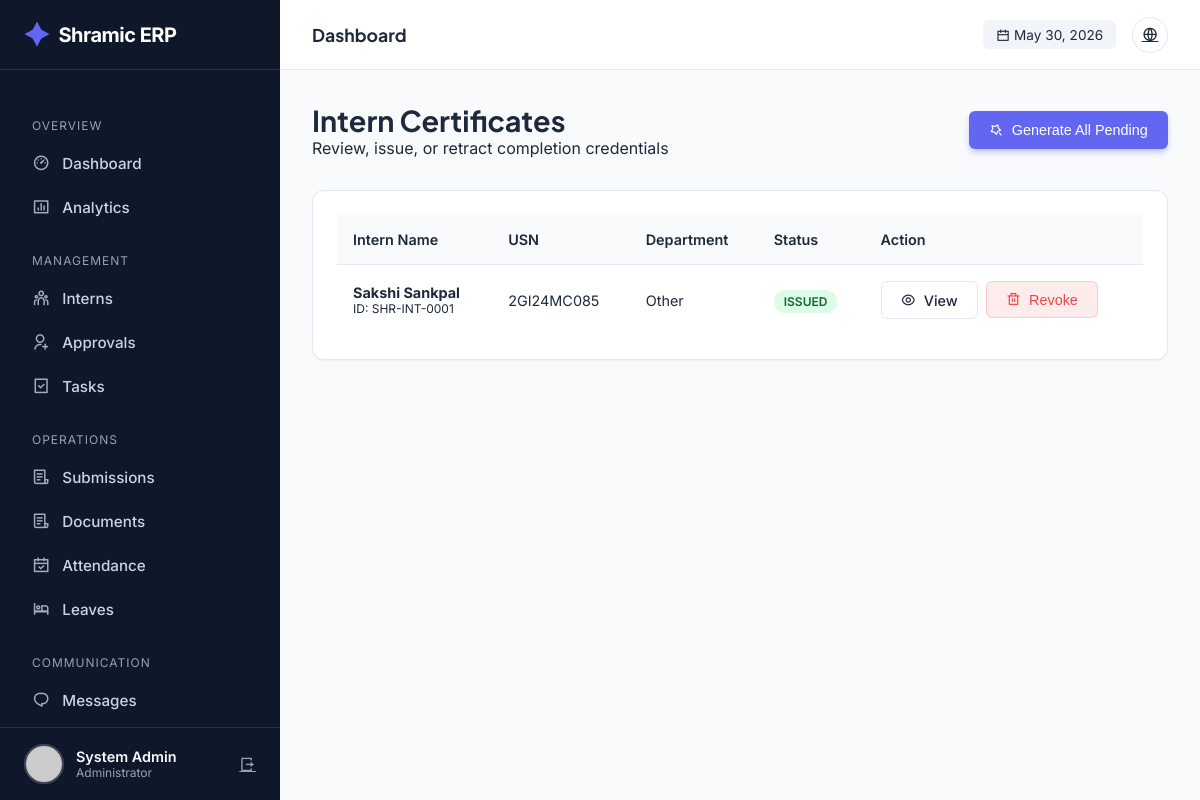
Screenshot of /admin/certificates (signed in) with the database file from the repository.
### tables this page shows
CREATE TABLE users (
            id INTEGER PRIMARY KEY AUTOINCREMENT,
            intern_id TEXT UNIQUE,
            usn TEXT UNIQUE NOT NULL,
            full_name TEXT NOT NULL,
            phone TEXT NOT NULL,
            email TEXT UNIQUE NOT NULL,
            password_hash TEXT NOT NULL,
            role TEXT NOT NULL,
            photo_url TEXT,
            status TEXT DEFAULT 'PENDING',
            is_admin BOOLEAN DEFAULT 0,
            department TEXT,
            join_date DATE,
            emergency_contact TEXT,
            address TEXT,
            last_login TIMESTAMP,
            login_count INTEGER DEFAULT 0,
            created_at TIMESTAMP DEFAULT CURRENT_TIMESTAMP,
            updated_at TIMESTAMP DEFAULT CURRENT_TIMESTAMP
        );

CREATE TABLE certificates (
            id INTEGER PRIMARY KEY AUTOINCREMENT,
            user_id INTEGER,
            certificate_type TEXT NOT NULL,
            issue_date DATE DEFAULT CURRENT_DATE,
            certificate_number TEXT UNIQUE,
            file_url TEXT,
            verification_code TEXT UNIQUE,
            performance_grade TEXT,
            skills_acquired TEXT,
            projects_completed INTEGER,
            created_at TIMESTAMP DEFAULT CURRENT_TIMESTAMP,
            FOREIGN KEY (user_id) REFERENCES users(id)
        );

### app.py (the view)
@app.route('/admin/certificates')
@login_required
@admin_required
def admin_certificates():
    conn = get_db_connection()
    cur = conn.cursor()
    cur.execute("""
        SELECT u.id, u.intern_id, u.full_name, u.role, u.department, u.usn,
               c.id as cert_id, c.certificate_number, c.issue_date
        FROM users u
        LEFT JOIN certificates c ON u.id = c.user_id
        WHERE u.is_admin = 0 AND u.status = 'APPROVED'
        ORDER BY u.full_name ASC
    """)
    interns = cur.fetchall()
    conn.close()
    return render_template('admin/certificates.html', interns=interns)

### app.py (called while the page is built)
@app.before_request
def make_session_permanent():
    session.permanent = True
    app.permanent_session_lifetime = timedelta(days=365)
    if current_user.is_authenticated:
        try:
            conn = get_db_connection()
            cur = conn.cursor()
            current_timestamp = format_datetime(get_current_datetime())
            cur.execute("UPDATE users SET updated_at = ? WHERE id = ?",
                       (current_timestamp, current_user.id))
            conn.commit()
            conn.close()
        except:
            pass

def get_db_connection():
    conn = sqlite3.connect(DATABASE)
    conn.row_factory = sqlite3.Row
    return conn

def get_current_datetime():
    return datetime.now(TIMEZONE)

def format_datetime(dt, format_str='%Y-%m-%d %H:%M:%S'):
    if dt is None: return None
    if isinstance(dt, str): return dt
    return dt.strftime(format_str)

@login_manager.user_loader
def load_user(user_id):
    conn = get_db_connection()
    cur = conn.cursor()
    cur.execute("SELECT * FROM users WHERE id = ?", (user_id,))
    user_data = cur.fetchone()
    conn.close()
    return User(dict(user_data)) if user_data else None

def admin_required(f):
    @wraps(f)
    def decorated_function(*args, **kwargs):
        if not current_user.is_authenticated or not current_user.is_admin:
            flash('Access denied. Admin privileges required.', 'error')
            return redirect(url_for('index'))
        return f(*args, **kwargs)
    return decorated_function

@app.context_processor
def inject_globals():
    unread_count = 0
    if current_user.is_authenticated:
        try:
            conn = get_db_connection()
            cur = conn.cursor()
            cur.execute("""
                SELECT COUNT(*) as count
                FROM notifications
                WHERE user_id = ? AND is_read = 0
            """, (current_user.id,))
            unread_count = cur.fetchone()['count']
            conn.close()
        except:
            pass
    return {
        'now': get_current_datetime(),
        'app_name': 'Shramic ERP',
        'unread_notifications': unread_count
    }

### templates/admin/certificates.html (shortened to what this page needs)
{% extends "admin/base.html" %}  {% block content %}
<div
  style="
    display: flex;
    justify-content: space-between;
    align-items: center;
    margin-bottom: 2rem;
  "
>
  <div>
    <h2 style="font-size: 1.8rem; font-weight: 700">Intern Certificates</h2>
    <p style="color: var(--text-secondary)">
      Review, issue, or retract completion credentials
    </p>
  </div>
  <form
    action="{{ url_for('admin_generate_all_certificates') }}"
    method="POST"
    onsubmit="
      return confirm('Generate certificates for all eligible interns?');
    "
  >
    <button class="btn btn-primary">
      <i class="ri-magic-line"></i> Generate All Pending
    </button>
  </form>
</div>
<div class="card">
  <div class="table-container">
    <table>
      <thead>
        <tr>
          <th>Intern Name</th>
          <th>USN</th>
          <th>Department</th>
          <th>Status</th>
          <th>Action</th>
        </tr>
      </thead>
      <tbody>
        {% for intern in interns %}
        <tr>
          <td>
            <div style="font-weight: 700">{{ intern.full_name }}</div>
            <div style="font-size: 0.75rem; color: var(--text-secondary)">
              ID: {{ intern.intern_id }}
            </div>
          </td>
          <td>{{ intern.usn }}</td>
          <td>{{ intern.department }}</td>
          <td>
            {% if intern.cert_id %}
            <span class="badge badge-success">Issued</span>
            {% else %}
            <span class="badge" style="background: #f1f5f9; color: #64748b"
              >Not Issued</span
            >
            {% endif %}
          </td>
          <td>
            {% if intern.cert_id %}
            <div style="display: flex; gap: 8px">
              <a
                href="{{ url_for('admin_view_certificate', cert_id=intern.cert_id) }}"
                class="btn btn-outline btn-sm"
              >
                <i class="ri-eye-line"></i> View
              </a>
              <form
                action="{{ url_for('admin_delete_certificate', cert_id=intern.cert_id) }}"
                method="POST"
                onsubmit="return confirm('REVOKE CERTIFICATE?');"
              >
                <button
                  class="btn btn-sm"
                  style="
                    background: rgba(239, 68, 68, 0.1);
                    color: #ef4444;
                    border: 1px solid rgba(239, 68, 68, 0.2);
                  "
                >
                  <i class="ri-delete-bin-line"></i> Revoke
                </button>
              </form>
            </div>
            {% endif %}
          </td>
        </tr>
        {% endfor %}
      </tbody>
    </table>
  </div>
</div>
{% endblock %}

### templates/admin/base.html (shortened to what this page needs)
<!doctype html>
<html lang="en">
  <head>
    <link
      href="https://cdn.jsdelivr.net/npm/remixicon@4.1.0/fonts/remixicon.css"
      rel="stylesheet"
    />
  </head>
  <body>
    <aside class="sidebar" id="sidebar">
      <a href="/" class="brand">
        <i class="ri-shining-2-fill"></i> Shramic ERP
      </a>
      <ul class="nav-menu">
        <li class="nav-label">Overview</li>
        <li>
          <a
            href="{{ url_for('admin_dashboard') }}"
            class="nav-link {% if request.endpoint == 'admin_dashboard' %}active{% endif %}"
            ><i class="ri-dashboard-3-line"></i> Dashboard</a
          >
        </li>
        <li>
          <a
            href="{{ url_for('admin_analytics') }}"
            class="nav-link {% if request.endpoint == 'admin_analytics' %}active{% endif %}"
            ><i class="ri-bar-chart-box-line"></i> Analytics</a
          >
        </li>
        <li class="nav-label">Management</li>
        <li>
          <a
            href="{{ url_for('admin_interns') }}"
            class="nav-link {% if request.endpoint == 'admin_interns' %}active{% endif %}"
            ><i class="ri-team-line"></i> Interns</a
          >
        </li>
        <li>
          <a
            href="{{ url_for('admin_approvals') }}"
            class="nav-link {% if request.endpoint == 'admin_approvals' %}active{% endif %}"
            ><i class="ri-user-add-line"></i> Approvals</a
          >
        </li>
        <li>
          <a
            href="{{ url_for('admin_tasks') }}"
            class="nav-link {% if request.endpoint == 'admin_tasks' %}active{% endif %}"
            ><i class="ri-task-line"></i> Tasks</a
          >
        </li>
        <li class="nav-label">Operations</li>
        <li>
          <a
            href="{{ url_for('admin_submissions') }}"
            class="nav-link {% if request.endpoint == 'admin_submissions' %}active{% endif %}"
            ><i class="ri-file-list-3-line"></i> Submissions</a
          >
        </li>
        <li>
  <a
    href="{{ url_for('admin_documents') }}"
    class="nav-link {% if request.endpoint == 'admin_documents' %}active{% endif %}"
  >
    <i class="ri-file-list-3-line"></i> Documents
  </a>
</li>
        <li>
          <a
            href="{{ url_for('admin_attendance') }}"
            class="nav-link {% if request.endpoint == 'admin_attendance' %}active{% endif %}"
            ><i class="ri-calendar-check-line"></i> Attendance</a
          >
        </li>
        <li>
          <a
            href="{{ url_for('admin_leaves') }}"
            class="nav-link {% if request.endpoint == 'admin_leaves' %}active{% endif %}"
            ><i class="ri-hotel-bed-line"></i> Leaves</a
          >
        </li>
        <li class="nav-label">Communication</li>
        <li>
          <a
            href="{{ url_for('admin_messages') }}"
            class="nav-link {% if request.endpoint == 'admin_messages' %}active{% endif %}"
            ><i class="ri-chat-1-line"></i> Messages</a
          >
        </li>
        <li>
          <a
            href="{{ url_for('admin_announcements') }}"
            class="nav-link {% if request.endpoint == 'admin_announcements' %}active{% endif %}"
            > Announcements</a
          >
        </li>
      </ul>
      <div class="user-profile">
        <img
          src="{{ url_for('static', filename='uploads/profiles/' + current_user.photo_url) if current_user.photo_url else 'https://ui-avatars.com/api/?name=Admin&background=random' }}"
          class="user-avatar"
          alt="Admin"
        />
        <div style="flex: 1; overflow: hidden">
          <div
            style="
              font-weight: 600;
              font-size: 0.9rem;
              white-space: nowrap;
              text-overflow: ellipsis;
            "
          >
            {{ current_user.full_name }}
          </div>
          <div style="font-size: 0.75rem; color: var(--text-light)">
            Administrator
          </div>
        </div>
        <a
          href="{{ url_for('logout') }}"
          title="Logout"
          style="color: var(--text-light)"
          ><i class="ri-logout-box-r-line"></i
        ></a>
      </div>
    </aside>
    <div class="main-wrapper">
      <header class="top-header">
        <div style="display: flex; align-items: center; gap: 1rem">
          <h2 class="page-title">
            {% block page_title %}Dashboard{% endblock %}
          </h2>
        </div>
        <div class="header-actions">
          <div
            style="
              font-size: 0.85rem;
              color: var(--text-secondary);
              background: #f1f5f9;
              padding: 0.4rem 0.8rem;
              border-radius: 6px;
            "
          >
            <i class="ri-calendar-line"></i> {{ now.strftime('%b %d, %Y') }}
          </div>
          <a href="{{ url_for('index') }}" class="btn-icon" title="View Site"
            ><i class="ri-global-line"></i
          ></a>
        </div>
      </header>
      <div class="content">
         {% block content %}{% endblock %}
      </div>
    </div>
  </body>
</html>

### templates/admin/base.html (style rules this page uses)
:root { --bg-body: #f8fafc; --bg-surface: #ffffff; --bg-sidebar: #0f172a; --primary: #6366f1; --primary-hover: #4f46e5; --secondary: #64748b; --text-main: #1e293b; --text-light: #94a3b8; --text-white: #f8fafc; --success: #10b981; --warning: #f59e0b; --danger: #ef4444; --border: #e2e8f0; --sidebar-width: 280px; --header-height: 70px; --shadow-sm: 0 1px 2px 0 rgb(0 0 0 / 0.05); --shadow-lg: 0 10px 15px -3px rgb(0 0 0 / 0.1), 0 4px 6px -4px rgb(0 0 0 / 0.1); --radius: 12px; }
* { margin: 0; padding: 0; box-sizing: border-box; }
body { font-family: "Inter", sans-serif; background-color: var(--bg-body); color: var(--text-main); display: flex; min-height: 100vh; }
h1, h2, h3, h4, h5 { font-family: "Plus Jakarta Sans", sans-serif; font-weight: 700; }
.sidebar { width: var(--sidebar-width); background: var(--bg-sidebar); color: var(--text-white); position: fixed; height: 100vh; display: flex; flex-direction: column; transition: transform 0.3s ease; z-index: 50; }
.brand { height: var(--header-height); display: flex; align-items: center; padding: 0 1.5rem; border-bottom: 1px solid rgba(255, 255, 255, 0.1); font-size: 1.25rem; font-weight: 700; letter-spacing: -0.5px; color: white; text-decoration: none; }
.brand i { color: var(--primary); margin-right: 10px; font-size: 1.5rem; }
.nav-menu { flex: 1; padding: 1.5rem 1rem; overflow-y: auto; list-style: none; }
.nav-label { font-size: 0.75rem; text-transform: uppercase; letter-spacing: 1px; color: var(--text-light); margin: 1.5rem 0 0.5rem 1rem; }
.nav-link { display: flex; align-items: center; gap: 12px; padding: 0.75rem 1rem; border-radius: 8px; color: #cbd5e1; text-decoration: none; transition: 0.2s; font-weight: 500; font-size: 0.95rem; }
.nav-link i { font-size: 1.1rem; opacity: 0.8; }
.user-profile { padding: 1rem 1.5rem; border-top: 1px solid rgba(255, 255, 255, 0.1); display: flex; align-items: center; gap: 12px; }
.user-avatar { width: 40px; height: 40px; border-radius: 50%; object-fit: cover; border: 2px solid rgba(255, 255, 255, 0.2); }
.main-wrapper { flex: 1; margin-left: var(--sidebar-width); display: flex; flex-direction: column; width: calc(100% - var(--sidebar-width)); }
.top-header { height: var(--header-height); background: var(--bg-surface); border-bottom: 1px solid var(--border); display: flex; align-items: center; justify-content: space-between; padding: 0 2rem; position: sticky; top: 0; z-index: 40; }
.page-title { font-size: 1.1rem; color: var(--text-main); }
.header-actions { display: flex; align-items: center; gap: 1rem; }
.btn-icon { width: 36px; height: 36px; border-radius: 50%; border: 1px solid var(--border); display: flex; align-items: center; justify-content: center; color: var(--text-secondary); cursor: pointer; transition: 0.2s; background: white; }
.content { padding: 2rem; }
.card { background: var(--bg-surface); border: 1px solid var(--border); border-radius: var(--radius); padding: 1.5rem; box-shadow: var(--shadow-sm); position: relative; overflow: hidden; }
.btn { display: inline-flex; align-items: center; gap: 8px; padding: 0.6rem 1.2rem; border-radius: 6px; font-size: 0.9rem; font-weight: 500; text-decoration: none; cursor: pointer; transition: 0.2s; border: 1px solid transparent; }
.btn-primary { background: var(--primary); color: white; box-shadow: 0 4px 6px -1px rgba(99, 102, 241, 0.4); }
.btn-outline { background: white; border-color: var(--border); color: var(--text-main); }
.table-container { overflow-x: auto; }
table { width: 100%; border-collapse: collapse; font-size: 0.9rem; }
th { text-align: left; padding: 1rem; background: #f8fafc; color: var(--text-secondary); font-weight: 600; border-bottom: 1px solid var(--border); }
td { padding: 1rem; border-bottom: 1px solid var(--border); vertical-align: middle; }
tr:last-child td { border-bottom: none; }
.badge { padding: 4px 10px; border-radius: 20px; font-size: 0.75rem; font-weight: 600; text-transform: uppercase; }
.badge-success { background: #dcfce7; color: #166534; }

### rows the page displays
users: full_name "System Admin"
certificates: full_name "Sakshi Sankpal", intern_id "SHR-INT-0001", usn "2GI24MC085", department "Other", shows "ISSUED"

### other values shown
{{ now.strftime('%b %d, %Y') }} "May 30, 2026"
